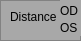
  <widget class="QFrame" name="frame_9">
   <property name="geometry">
    <rect>
     <x>-9</x>
     <y>196</y>
     <width>81</width>
     <height>41</height>
    </rect>
   </property>
   <property name="minimumSize">
    <size>
     <width>81</width>
     <height>41</height>
    </size>
   </property>
   <property name="maximumSize">
    <size>
     <width>81</width>
     <height>41</height>
    </size>
   </property>
   <property name="styleSheet">
    <string notr="true">background-color: #A8A8A8;</string>
   </property>
   <property name="frameShape">
    <enum>QFrame::StyledPanel</enum>
   </property>
   <property name="frameShadow">
    <enum>QFrame::Raised</enum>
   </property>
   <widget class="QLabel" name="label_18">
    <property name="geometry">
     <rect>
      <x>10</x>
      <y>10</y>
      <width>46</width>
      <height>13</height>
     </rect>
    </property>
    <property name="minimumSize">
     <size>
      <width>46</width>
      <height>13</height>
     </size>
    </property>
    <property name="maximumSize">
     <size>
      <width>46</width>
      <height>13</height>
     </size>
    </property>
    <property name="text">
     <string>Distance</string>
    </property>
   </widget>
   <widget class="QLabel" name="label_19">
    <property name="geometry">
     <rect>
      <x>60</x>
      <y>0</y>
      <width>46</width>
      <height>21</height>
     </rect>
    </property>
    <property name="minimumSize">
     <size>
      <width>46</width>
      <height>21</height>
     </size>
    </property>
    <property name="maximumSize">
     <size>
      <width>46</width>
      <height>21</height>
     </size>
    </property>
    <property name="text">
     <string>OD</string>
    </property>
   </widget>
   <widget class="QLabel" name="label_20">
    <property name="geometry">
     <rect>
      <x>60</x>
      <y>20</y>
      <width>51</width>
      <height>16</height>
     </rect>
    </property>
    <property name="minimumSize">
     <size>
      <width>51</width>
      <height>16</height>
     </size>
    </property>
    <property name="maximumSize">
     <size>
      <width>51</width>
      <height>16</height>
     </size>
    </property>
    <property name="text">
     <string>OS</string>
    </property>
   </widget>
   <widget class="QFrame" name="frame_10">
    <property name="geometry">
     <rect>
      <x>0</x>
      <y>0</y>
      <width>81</width>
      <height>41</height>
     </rect>
    </property>
    <property name="minimumSize">
     <size>
      <width>81</width>
      <height>41</height>
     </size>
    </property>
    <property name="maximumSize">
     <size>
      <width>81</width>
      <height>41</height>
     </size>
    </property>
    <property name="frameShape">
     <enum>QFrame::StyledPanel</enum>
    </property>
    <property name="frameShadow">
     <enum>QFrame::Raised</enum>
    </property>
    <widget class="QLabel" name="label_21">
     <property name="geometry">
      <rect>
       <x>10</x>
       <y>10</y>
       <width>46</width>
       <height>13</height>
      </rect>
     </property>
     <property name="minimumSize">
      <size>
       <width>46</width>
       <height>13</height>
      </size>
     </property>
     <property name="maximumSize">
      <size>
       <width>46</width>
       <height>13</height>
      </size>
     </property>
     <property name="text">
      <string>Distance</string>
     </property>
    </widget>
    <widget class="QLabel" name="label_22">
     <property name="geometry">
      <rect>
       <x>60</x>
       <y>0</y>
       <width>46</width>
       <height>21</height>
      </rect>
     </property>
     <property name="minimumSize">
      <size>
       <width>46</width>
       <height>21</height>
      </size>
     </property>
     <property name="maximumSize">
      <size>
       <width>46</width>
       <height>21</height>
      </size>
     </property>
     <property name="text">
      <string>OD</string>
     </property>
    </widget>
    <widget class="QLabel" name="label_23">
     <property name="geometry">
      <rect>
       <x>60</x>
       <y>20</y>
       <width>51</width>
       <height>16</height>
      </rect>
     </property>
     <property name="minimumSize">
      <size>
       <width>51</width>
       <height>16</height>
      </size>
     </property>
     <property name="maximumSize">
      <size>
       <width>51</width>
       <height>16</height>
      </size>
     </property>
     <property name="text">
      <string>OS</string>
     </property>
    </widget>
   </widget>
  </widget>
